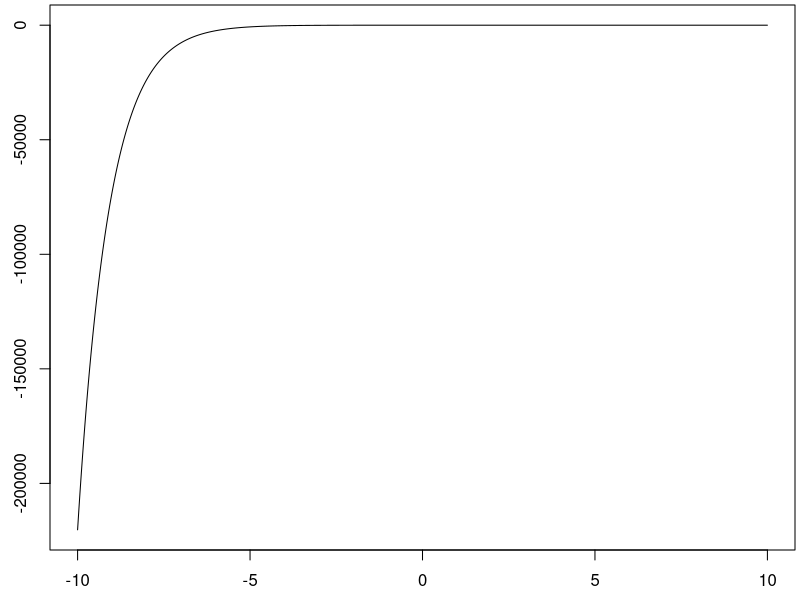
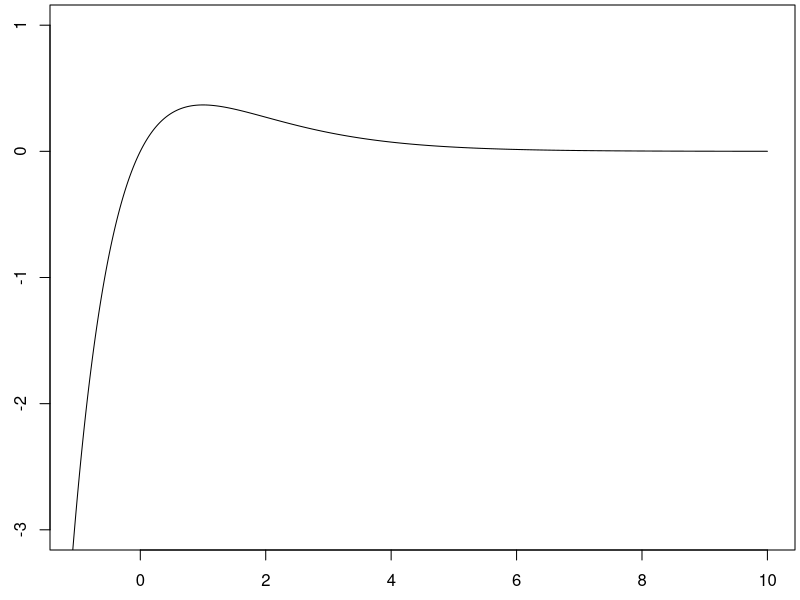

Source code (R) for these figures, in order:
f <- function(x){x*exp(-x)}
Df <- function(x){1*exp(-x) - x*(exp(-x))}
D2f <- function(x){-2*exp(-x) + x*exp(-x)}

uniroot(Df,c(-10,10))$root

Df(uniroot(Df,c(-10,10))$root)
Df(1)

D2f(1)

x <- seq(-10,10,0.001)
par(mar=c(2.5,2.5,0.25,0.25))
plot(x,f(x),type = "l")

par(mar=c(2.5,2.5,0.25,0.25))
plot(x,f(x),type = "l",xlim=c(-1,10),ylim=c(-3,1))


my_plot <- function(f,left_bound,right_bound,gap = (right_bound-left_bound)/100, mar = c(2.5,2.5,0.25,0.25), type = "l",... ){
  x <- seq(left_bound,right_bound,gap)
  par(mar=mar)
  plot(x,f(x),type = type,...)
}
my_lines <- function(f,left_bound,right_bound,gap = (right_bound-left_bound)/100, type = "l",... ){
  x <- seq(left_bound,right_bound,gap)
  lines(x,f(x),type = type,...)
}



g <- function(x){x*(1-x)}
Dg <- function(x){1 - 2*x}
D2g <- function(x){0*x - 2}

cv <- uniroot(Dg,c(-10,10))$root

Dg(cv)

D2g(cv)